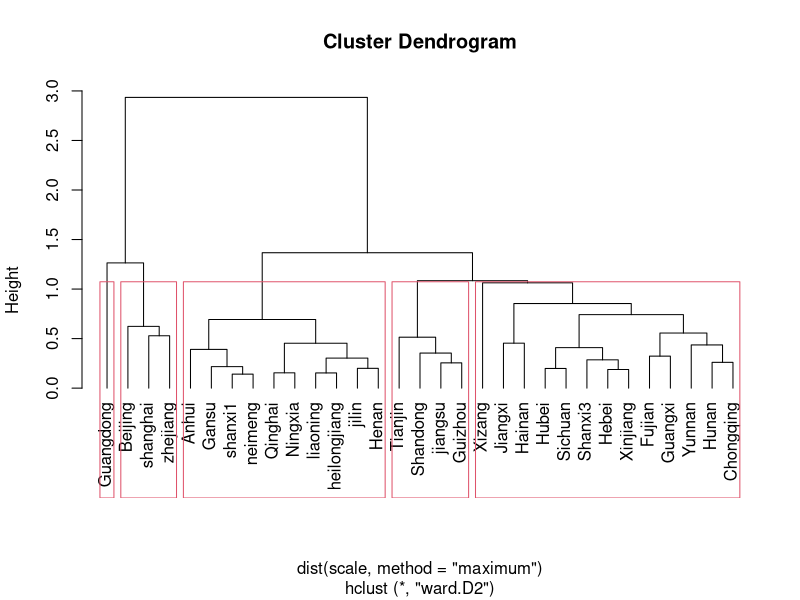

Reproduce this figure in R.
x<-data.frame(x1=c(2959.19, 2459.77, 1495.63, 1046.33, 1303.97, 1730.84, 
       1561.86, 1410.11, 3712.31, 2207.58, 2629.16, 1844.78, 
       2709.46, 1563.78, 1675.75, 1427.65, 1783.43, 1942.23, 
       3055.17, 2033.87, 2057.86, 2303.29, 1974.28, 1673.82, 
       2194.25, 2646.61, 1472.95, 1525.57, 1654.69, 1375.46, 
       1608.82),x2=c(730.79, 495.47, 515.90, 477.77, 524.29, 553.90, 492.42, 
       510.71, 550.74, 449.37, 557.32, 430.29, 428.11, 303.65, 
       613.32, 431.79, 511.88, 512.27, 353.23, 300.82, 186.44, 
       589.99, 507.76, 437.75, 537.01, 839.70, 390.89, 472.98, 
       437.77, 480.99, 536.05),x3=c(749.41, 697.33, 362.37, 290.15, 254.83, 246.91, 200.49, 
       211.88, 893.37, 572.40, 689.73, 271.28, 334.12, 233.81, 
       550.71, 288.55, 282.84, 401.39, 564.56, 338.65, 202.72, 
       516.21, 344.79, 461.61, 369.07, 204.44, 447.95, 328.90, 
       258.78, 273.84, 432.46),x4=c(513.34, 302.87, 285.32, 208.57, 192.17, 279.81, 218.36, 
       277.11, 346.93, 211.92, 435.69, 126.33, 160.77, 107.90, 
       219.79, 208.14, 201.01, 206.06, 356.27, 157.78, 171.79, 
       236.55, 203.21, 153.32, 249.54, 209.11, 259.51, 219.86, 
       303.00, 317.32, 235.82),x5=c(467.87, 284.19, 272.95, 201.50, 249.81, 239.18, 220.69, 
       224.65, 527.00, 302.09, 514.66, 250.56, 405.14, 209.70, 
       272.59, 217.00, 237.60, 321.29, 811.88, 329.06, 329.65, 
       403.92, 240.24, 254.66, 290.84, 379.30, 230.61, 206.65, 
       244.93, 251.08, 250.28),x6=c(1141.82, 735.97, 540.58, 414.72, 463.09, 445.20, 459.62, 
       376.82, 1034.98, 585.23, 795.87, 513.18, 461.67, 393.99, 
       599.43, 337.76, 617.74, 697.22, 873.06, 621.74, 477.17, 
       730.05, 575.10, 445.59, 561.91, 371.04, 490.90, 449.69, 
       479.53, 424.75, 541.30),x7=c(478.42, 570.84, 364.91, 281.84, 287.87, 330.24, 360.48, 
       317.61, 720.33, 429.77, 575.76, 314.00, 535.13, 509.39, 
       371.62, 421.31, 523.52, 492.60, 1082.82, 587.02, 312.93, 
       438.41, 430.36, 346.11, 407.70, 269.59, 469.10, 249.66, 
       288.56, 228.73, 344.85),x8=c(457.64, 305.08, 188.63, 212.10, 192.96, 163.86, 147.76, 
       152.85, 462.03, 252.54, 323.36, 151.39, 232.29, 160.12, 
       211.84, 165.32, 182.52, 226.45, 420.81, 218.27, 279.19, 
       225.80, 223.46, 191.48, 330.95, 389.33, 191.34, 228.19, 
       236.51, 195.93, 214.40),row.names=c("Beijing","Tianjin","Hebei","shanxi1","neimeng","liaoning", "jilin","heilongjiang","shanghai","jiangsu","zhejiang","Anhui","Fujian", 
              "Jiangxi","Shandong","Henan","Hubei","Hunan","Guangdong","Guangxi","Hainan", "Chongqing","Sichuan","Guizhou","Yunnan","Xizang","Shanxi3","Gansu", 
              "Qinghai","Ningxia","Xinjiang"))
scale<-scale(x,center=FALSE)
hc <- hclust(dist(scale,method="maximum"), "ward.D2")
zz<-dist(scale,method="maximum")
zr<-as.matrix(zz)
write.csv(zr,"zz.csv")
plot(hc,hang=-1)
rect.hclust(hc,k=5)
out.id=cutree(hc,k=5) 
